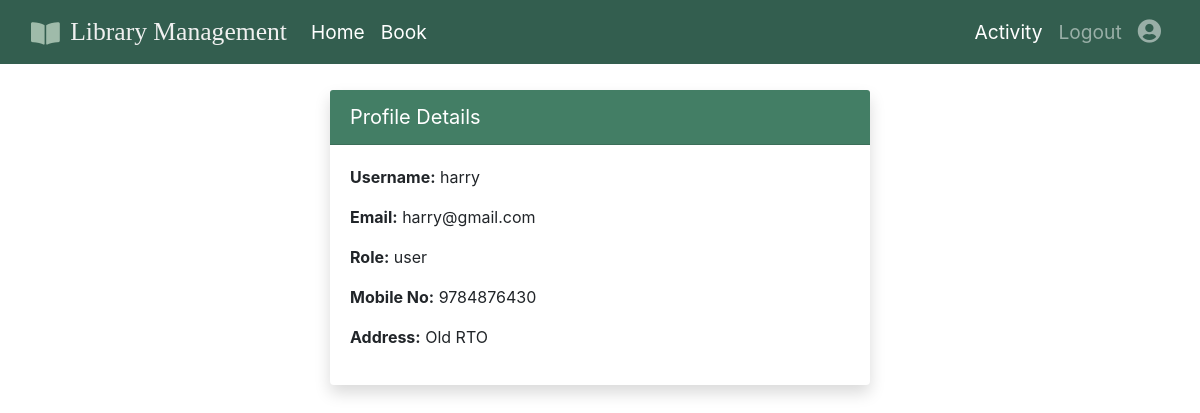
Page /library/profile/ (signed in) on the committed database.
### libraryApp/models.py (models this page shows)
class CustomUser(AbstractUser):
    role = models.CharField(max_length=10, choices=Role.choices(), default=Role.USER)
    mobile_number = models.CharField(max_length=15)
    address = models.TextField()

### libraryApp/views.py (the view)
# urls.py: path('profile/', views.profile_view, name='profile'),
@login_required
def profile_view(request):
    user = request.user
    return render(request, 'libraryApp/profile.html', {'user':user})

### libraryApp/templates/libraryApp/profile.html
{% extends 'libraryApp/base.html' %}
{% block content %}
<div class="container" style="margin-top: 90px;">
        <div class="row justify-content-center">
            <div class="col-md-6">
                <div class="shadow mb-5 bg-white rounded">
                    <div class="card-header"style="background-color:#437e65;">
                        <div class="card-title mb-0" style="font-size: 20px; color: white;">
                            Profile Details
                        </div>
                    </div>
                    <div class="card-body">
                        <p><strong>Username:</strong> {{ user.username }}</p>
                        <p><strong>Email:</strong> {{ user.email }}</p>
                        <p><strong>Role:</strong> {{ user.role }}</p>
                        <p><strong>Mobile No:</strong> {{ user.mobile_number }}</p>
                        <p><strong>Address:</strong> {{ user.address }}</p>
                    </div>
                </div>
            </div>
        </div>
    </div>
{% endblock %}

### rows in the picture
CustomUser: username "harry", email "harry@gmail.com", role "user", mobile_number "9784876430", address "Old RTO"
